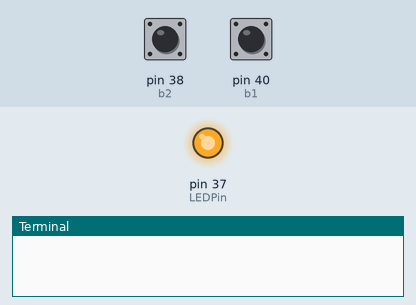
The program below on a simulated Raspberry Pi (header pin numbers). Parts: output pins drawn as LEDs (lit = HIGH), the last lines printed to the terminal. Inputs (shaded band) come from the test bench; at power-on: pin 40 (b1) HIGH, pin 38 (b2) HIGH.

Above: at 1.2 s.
1.3 s: pin 40 (b1) pulled LOW for 0.15 s
At 2.7 s:
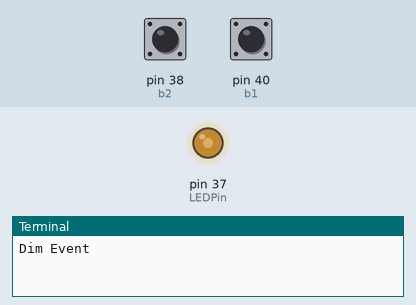
3.0 s: pin 40 (b1) pulled LOW for 1 s
At 4.9 s:
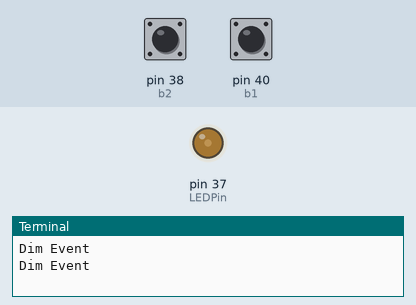
5.5 s: pin 38 (b2) pulled LOW for 0.15 s
At 6.2 s:
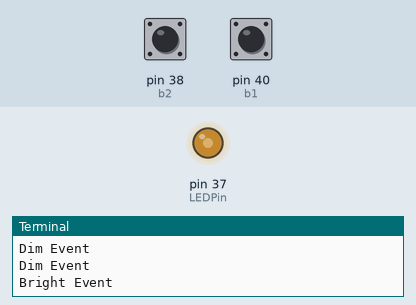
7.2 s: pin 38 (b2) pulled LOW for 1 s
At 9.3 s:
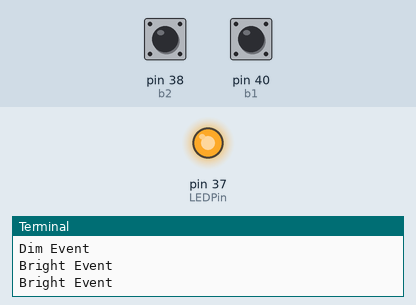
9.7 s: pin 40 (b1) pulled LOW for 3.2 s
At 14.1 s:
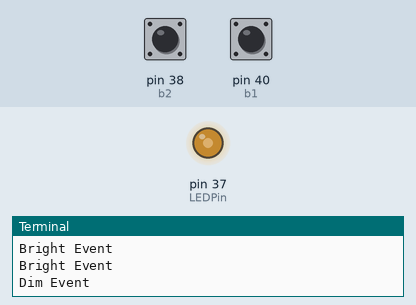
Timing chart, 0 to 15.4 s (numbered marks = the images above; inputs shaded):
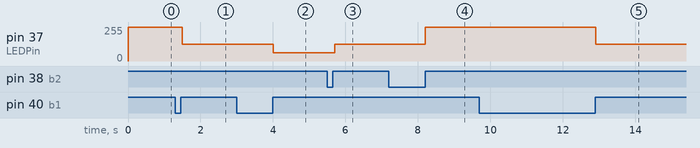

Measured:
- after the input at 1.3 s, pin 37 (LEDPin): 252/255 → 125/255 after 0.20 s
- after the input at 3.0 s, pin 37 (LEDPin): 125/255 → 61/255 after 1.0 s
- after the input at 5.5 s, pin 37 (LEDPin): 61/255 → 125/255 after 0.20 s
- after the input at 7.2 s, pin 37 (LEDPin): 125/255 → 252/255 after 1.0 s
- after the input at 9.7 s, pin 37 (LEDPin): 252/255 → 125/255 after 3.2 s

The program:

myDim.py
```python
import RPi.GPIO as GPIO
from time import sleep
dt=.1
b1=40
b2=38
b1State=1
b1StateOld=1
b2State=1
b2StateOld=1
LEDPin=37
DC=99
GPIO.setmode(GPIO.BOARD)
GPIO.setup(b1,GPIO.IN, pull_up_down=GPIO.PUD_UP)
GPIO.setup(b2,GPIO.IN, pull_up_down=GPIO.PUD_UP)
GPIO.setup(LEDPin,GPIO.OUT)
myPWM=GPIO.PWM(LEDPin,100)
myPWM.start(DC)
try:
    while True:
       b1State=GPIO.input(b1)
       b2State=GPIO.input(b2)
       if b1StateOld==0 and b1State==1:
             DC=DC/2
             print('Dim Event')
       if b2StateOld==0 and b2State==1:
             DC=DC*2
             print('Bright Event')
       if DC>99:
              DC=99
       if DC<0:
              DC=0
       myPWM.ChangeDutyCycle(int(DC))
       b1StateOld=b1State
       b2StateOld=b2State
       sleep(dt)
except KeyboardInterrupt :
             myPWM.stop()
             GPIO.cleanup()
             print('GPIO GOOD TO GO')
```
